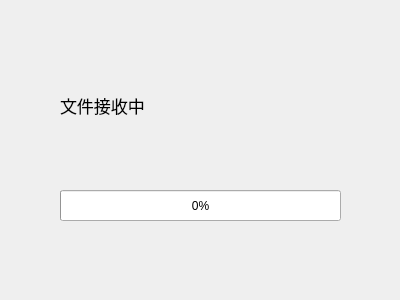
<?xml version="1.0" encoding="UTF-8"?>
<ui version="4.0">
 <class>filereceiver</class>
 <widget class="QDialog" name="filereceiver">
  <property name="geometry">
   <rect>
    <x>0</x>
    <y>0</y>
    <width>400</width>
    <height>300</height>
   </rect>
  </property>
  <property name="windowTitle">
   <string>Dialog</string>
  </property>
  <widget class="QProgressBar" name="progressBar">
   <property name="geometry">
    <rect>
     <x>60</x>
     <y>190</y>
     <width>281</width>
     <height>31</height>
    </rect>
   </property>
   <property name="value">
    <number>0</number>
   </property>
  </widget>
  <widget class="QLabel" name="label">
   <property name="geometry">
    <rect>
     <x>60</x>
     <y>80</y>
     <width>271</width>
     <height>51</height>
    </rect>
   </property>
   <property name="font">
    <font>
     <pointsize>13</pointsize>
    </font>
   </property>
   <property name="text">
    <string>文件接收中</string>
   </property>
  </widget>
 </widget>
 <resources/>
 <connections/>
</ui>
